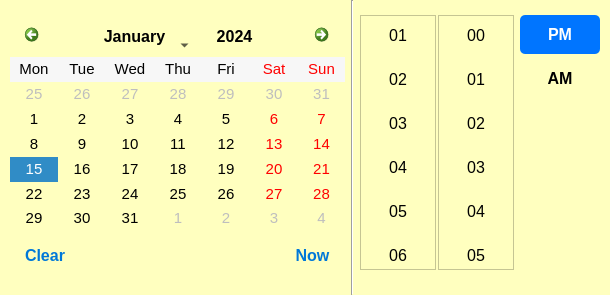
<?xml version="1.0" encoding="UTF-8"?>
<ui version="4.0">
 <class>Dialog</class>
 <widget class="QDialog" name="Dialog">
  <property name="geometry">
   <rect>
    <x>0</x>
    <y>0</y>
    <width>610</width>
    <height>295</height>
   </rect>
  </property>
  <property name="windowTitle">
   <string>Dialog</string>
  </property>
  <property name="styleSheet">
   <string notr="true">/* Common styles for various widgets 
  #################################################### */
QDialog, QCalendarWidget, QCalendarWidget QWidget, QListWidget {
	background-color: #ffffbf;
}

QPushButton {
    min-width: 30px;
    padding: 10px 25px;
    border-radius: 5px;
    font-size: 16px;
    font-weight: 500;
    margin-bottom: 5px;
}

QDialog {
	border-radius: 10px;
}

QListWidge t{
	border: none;
	min-width: 80px;
}

QListWidget::item {
	padding: 10px 25px;
	border-radius: 5px;
	font-size: 16px;
	font-weight: 500;
	margin-bottom: 5px;
}

/* Hover and selection styles 
  #################################################### */
QListWidget::item:hover {
    background-color: #b2d5ff;
	color: #000;
}

QPushButton:checked, QListWidget::item:selected {
    background-color: #0075ff;
	color: #fff;
}

/* style for top navigation area 
  #################################################### */ 
#qt_calendar_navigationbar {
	border-bottom: 0px;
	border-top-left-radius: 5px;
	border-top-right-radius: 5px;
}

/* style for month change buttons 
  #################################################### */
#qt_calendar_prevmonth, #qt_calendar_nextmonth {
	/* border delete */
    border: none;  
    /* delete default icons */
	qproperty-icon: none; 
    min-width: 25px;
    max-width: 25px;
    min-height: 25px;
    max-height: 25px;
    border-radius: 5px; 
	/* set background transparent */
    background-color: transparent; 
	padding: 5px;
}

#qt_calendar_prevmonth:hover, #qt_calendar_nextmonth:hover {
    background-color: #b2d5ff;
}

#qt_calendar_prevmonth:pressed, #qt_calendar_nextmonth:pressed {
    background-color: #0075ff;
}

/* style for pre month button 
  #################################################### */
#qt_calendar_prevmonth {
	/* set text for button */
	/*qproperty-text: &quot;&gt;&quot;;*/
	margin-left:5px;
	image: url(:/icons/arrow_up.svg);
}

/* style for next month button 
  #################################################### */
#qt_calendar_nextmonth {
	margin-right:5px;
	image: url(:/icons/arrow_down.svg);
    /* qproperty-text: &quot;&gt;&quot;; */
}


/* Style for month and yeat buttons #################################### */

#qt_calendar_yearbutton {
    color: #000;
	margin:5px;
    border-radius: 5px;
	font-size: 16px;
	padding:5px 15px;
}

 #qt_calendar_monthbutton {
	width: 110px;
    color: #000;
	margin:5px 0px;
    border-radius: 5px;
	padding:5px 0;
	font-size: 16px;
}

#qt_calendar_yearbutton:hover, 
#qt_calendar_monthbutton:hover {
    background-color: #b2d5ff;
}

#qt_calendar_yearbutton:pressed, 
#qt_calendar_monthbutton:pressed {
    background-color: rgba(235, 235, 235, 100);
}

/* Style for year input lineEdit 
  #################################################### */
#qt_calendar_yearedit {
    min-width: 60px;
    color: #000;
	font-size: 16px;
   margin:5px;
	padding: 0 5px;
}

/* Style for year change buttons 
  #################################################### */
#qt_calendar_yearedit::up-button { 
	image: url(:/icons/arrow-151-48.ico);
    subcontrol-position: right;
	height: 30px;
	width: 30px;

}

#qt_calendar_yearedit::down-button { 
	image: url(:/icons/arrow-213-48.ico);
    subcontrol-position: left; 
	height: 30px;
	width: 30px;
}

#qt_calendar_yearedit::down-button, 
#qt_calendar_yearedit::up-button {
	width:10px;
	padding: 0px 5px;
	border-radius:3px;
}

#qt_calendar_yearedit::down-button:hover, 
#qt_calendar_yearedit::up-button:hover {
	background-color: #55aaff;
}

/* Style for month select menu 
  #################################################### */
#calendarWidget QToolButton QMenu {
     background-color: #fff;
	border: 1px solid #f3f3f3;

}
#calendarWidget QToolButton QMenu::item {
	padding: 5px 20px;
	font-size: 14px;
}
 #calendarWidget QToolButton QMenu::item:selected:enabled {
    background-color: #55aaff;
}

#calendarWidget QToolButton::menu-indicator {
	/* Remove toolButton arrow */
      /*image: none; */
	nosubcontrol-origin: margin;
	subcontrol-position: right center;
	margin-top: 10px;
	width:20px;
}

/* Style for calendar table 
  #################################################### */
#qt_calendar_calendarview {
	/* Remove the selected dashed box */
    outline: 0px;
	border-top: 0px;
	border-bottom-left-radius: 5px;
	border-bottom-right-radius: 5px;
}

#qt_calendar_calendarview::item {
	 border-radius:5px;
	margin: 1px;	
}

#qt_calendar_calendarview::item:hover {
	background-color:#b2d5ff;
}

#qt_calendar_calendarview::item:selected {
    background-color: #0075ff; 
	color: #fff;
}

#clear_btn,
#now_btn {
	color: #0078d8;
	padding: 10px 15px;
}</string>
  </property>
  <layout class="QHBoxLayout" name="horizontalLayout_3">
   <property name="leftMargin">
    <number>10</number>
   </property>
   <property name="topMargin">
    <number>0</number>
   </property>
   <property name="rightMargin">
    <number>10</number>
   </property>
   <property name="bottomMargin">
    <number>0</number>
   </property>
   <item>
    <layout class="QVBoxLayout" name="verticalLayout">
     <property name="topMargin">
      <number>15</number>
     </property>
     <property name="bottomMargin">
      <number>15</number>
     </property>
     <item>
      <widget class="QCalendarWidget" name="calendarWidget">
       <property name="minimumSize">
        <size>
         <width>335</width>
         <height>0</height>
        </size>
       </property>
       <property name="maximumSize">
        <size>
         <width>335</width>
         <height>16777215</height>
        </size>
       </property>
       <property name="font">
        <font>
         <pointsize>11</pointsize>
        </font>
       </property>
       <property name="focusPolicy">
        <enum>Qt::NoFocus</enum>
       </property>
       <property name="gridVisible">
        <bool>false</bool>
       </property>
       <property name="horizontalHeaderFormat">
        <enum>QCalendarWidget::ShortDayNames</enum>
       </property>
       <property name="verticalHeaderFormat">
        <enum>QCalendarWidget::NoVerticalHeader</enum>
       </property>
       <property name="navigationBarVisible">
        <bool>true</bool>
       </property>
       <property name="dateEditEnabled">
        <bool>false</bool>
       </property>
      </widget>
     </item>
     <item>
      <layout class="QHBoxLayout" name="horizontalLayout_2">
       <item>
        <widget class="QPushButton" name="clear_btn">
         <property name="font">
          <font>
           <pointsize>-1</pointsize>
           <weight>62</weight>
           <bold>true</bold>
          </font>
         </property>
         <property name="focusPolicy">
          <enum>Qt::NoFocus</enum>
         </property>
         <property name="text">
          <string>Clear</string>
         </property>
        </widget>
       </item>
       <item>
        <spacer name="horizontalSpacer">
         <property name="orientation">
          <enum>Qt::Horizontal</enum>
         </property>
         <property name="sizeHint" stdset="0">
          <size>
           <width>40</width>
           <height>20</height>
          </size>
         </property>
        </spacer>
       </item>
       <item>
        <widget class="QPushButton" name="now_btn">
         <property name="focusPolicy">
          <enum>Qt::NoFocus</enum>
         </property>
         <property name="text">
          <string>Now</string>
         </property>
        </widget>
       </item>
      </layout>
     </item>
    </layout>
   </item>
   <item>
    <widget class="Line" name="line">
     <property name="orientation">
      <enum>Qt::Vertical</enum>
     </property>
    </widget>
   </item>
   <item>
    <layout class="QHBoxLayout" name="horizontalLayout">
     <property name="spacing">
      <number>2</number>
     </property>
     <property name="topMargin">
      <number>15</number>
     </property>
     <property name="bottomMargin">
      <number>25</number>
     </property>
     <item>
      <widget class="QListWidget" name="listWidget">
       <property name="minimumSize">
        <size>
         <width>0</width>
         <height>0</height>
        </size>
       </property>
       <property name="maximumSize">
        <size>
         <width>80</width>
         <height>16777215</height>
        </size>
       </property>
       <property name="font">
        <font>
         <pointsize>12</pointsize>
        </font>
       </property>
       <property name="focusPolicy">
        <enum>Qt::NoFocus</enum>
       </property>
       <property name="verticalScrollBarPolicy">
        <enum>Qt::ScrollBarAlwaysOff</enum>
       </property>
       <property name="horizontalScrollBarPolicy">
        <enum>Qt::ScrollBarAlwaysOff</enum>
       </property>
       <property name="autoScroll">
        <bool>true</bool>
       </property>
       <item>
        <property name="text">
         <string>01</string>
        </property>
        <property name="textAlignment">
         <set>AlignCenter</set>
        </property>
       </item>
       <item>
        <property name="text">
         <string>02</string>
        </property>
        <property name="textAlignment">
         <set>AlignCenter</set>
        </property>
       </item>
       <item>
        <property name="text">
         <string>03</string>
        </property>
        <property name="textAlignment">
         <set>AlignCenter</set>
        </property>
       </item>
       <item>
        <property name="text">
         <string>04</string>
        </property>
        <property name="textAlignment">
         <set>AlignCenter</set>
        </property>
       </item>
       <item>
        <property name="text">
         <string>05</string>
        </property>
        <property name="textAlignment">
         <set>AlignCenter</set>
        </property>
       </item>
       <item>
        <property name="text">
         <string>06</string>
        </property>
        <property name="textAlignment">
         <set>AlignCenter</set>
        </property>
       </item>
       <item>
        <property name="text">
         <string>07</string>
        </property>
        <property name="textAlignment">
         <set>AlignCenter</set>
        </property>
       </item>
       <item>
        <property name="text">
         <string>08</string>
        </property>
        <property name="textAlignment">
         <set>AlignCenter</set>
        </property>
       </item>
       <item>
        <property name="text">
         <string>09</string>
        </property>
        <property name="textAlignment">
         <set>AlignCenter</set>
        </property>
       </item>
       <item>
        <property name="text">
         <string>10</string>
        </property>
        <property name="textAlignment">
         <set>AlignCenter</set>
        </property>
       </item>
       <item>
        <property name="text">
         <string>11</string>
        </property>
        <property name="textAlignment">
         <set>AlignCenter</set>
        </property>
       </item>
       <item>
        <property name="text">
         <string>12</string>
        </property>
        <property name="textAlignment">
         <set>AlignCenter</set>
        </property>
       </item>
      </widget>
     </item>
     <item>
      <widget class="QListWidget" name="listWidget_2">
       <property name="minimumSize">
        <size>
         <width>0</width>
         <height>0</height>
        </size>
       </property>
       <property name="maximumSize">
        <size>
         <width>80</width>
         <height>16777215</height>
        </size>
       </property>
       <property name="font">
        <font>
         <pointsize>12</pointsize>
        </font>
       </property>
       <property name="focusPolicy">
        <enum>Qt::NoFocus</enum>
       </property>
       <property name="verticalScrollBarPolicy">
        <enum>Qt::ScrollBarAlwaysOff</enum>
       </property>
       <property name="horizontalScrollBarPolicy">
        <enum>Qt::ScrollBarAlwaysOff</enum>
       </property>
       <item>
        <property name="text">
         <string>00</string>
        </property>
        <property name="textAlignment">
         <set>AlignCenter</set>
        </property>
       </item>
       <item>
        <property name="text">
         <string>01</string>
        </property>
        <property name="textAlignment">
         <set>AlignCenter</set>
        </property>
       </item>
       <item>
        <property name="text">
         <string>02</string>
        </property>
        <property name="textAlignment">
         <set>AlignCenter</set>
        </property>
       </item>
       <item>
        <property name="text">
         <string>03</string>
        </property>
        <property name="textAlignment">
         <set>AlignCenter</set>
        </property>
       </item>
       <item>
        <property name="text">
         <string>04</string>
        </property>
        <property name="textAlignment">
         <set>AlignCenter</set>
        </property>
       </item>
       <item>
        <property name="text">
         <string>05</string>
        </property>
        <property name="textAlignment">
         <set>AlignCenter</set>
        </property>
       </item>
       <item>
        <property name="text">
         <string>06</string>
        </property>
        <property name="textAlignment">
         <set>AlignCenter</set>
        </property>
       </item>
       <item>
        <property name="text">
         <string>07</string>
        </property>
        <property name="textAlignment">
         <set>AlignCenter</set>
        </property>
       </item>
       <item>
        <property name="text">
         <string>08</string>
        </property>
        <property name="textAlignment">
         <set>AlignCenter</set>
        </property>
       </item>
       <item>
        <property name="text">
         <string>09</string>
        </property>
        <property name="textAlignment">
         <set>AlignCenter</set>
        </property>
       </item>
       <item>
        <property name="text">
         <string>10</string>
        </property>
        <property name="textAlignment">
         <set>AlignCenter</set>
        </property>
       </item>
       <item>
        <property name="text">
         <string>11</string>
        </property>
        <property name="textAlignment">
         <set>AlignCenter</set>
        </property>
       </item>
       <item>
        <property name="text">
         <string>12</string>
        </property>
        <property name="textAlignment">
         <set>AlignCenter</set>
        </property>
       </item>
       <item>
        <property name="text">
         <string>13</string>
        </property>
        <property name="textAlignment">
         <set>AlignCenter</set>
        </property>
       </item>
       <item>
        <property name="text">
         <string>14</string>
        </property>
        <property name="textAlignment">
         <set>AlignCenter</set>
        </property>
       </item>
       <item>
        <property name="text">
         <string>15</string>
        </property>
        <property name="textAlignment">
         <set>AlignCenter</set>
        </property>
       </item>
       <item>
        <property name="text">
         <string>16</string>
        </property>
        <property name="textAlignment">
         <set>AlignCenter</set>
        </property>
       </item>
       <item>
        <property name="text">
         <string>17</string>
        </property>
        <property name="textAlignment">
         <set>AlignCenter</set>
        </property>
       </item>
       <item>
        <property name="text">
         <string>18</string>
        </property>
        <property name="textAlignment">
         <set>AlignCenter</set>
        </property>
       </item>
       <item>
        <property name="text">
         <string>19</string>
        </property>
        <property name="textAlignment">
         <set>AlignCenter</set>
        </property>
       </item>
       <item>
        <property name="text">
         <string>20</string>
        </property>
        <property name="textAlignment">
         <set>AlignCenter</set>
        </property>
       </item>
       <item>
        <property name="text">
         <string>21</string>
        </property>
        <property name="textAlignment">
         <set>AlignCenter</set>
        </property>
       </item>
       <item>
        <property name="text">
         <string>22</string>
        </property>
        <property name="textAlignment">
         <set>AlignCenter</set>
        </property>
       </item>
       <item>
        <property name="text">
         <string>23</string>
        </property>
        <property name="textAlignment">
         <set>AlignCenter</set>
        </property>
       </item>
       <item>
        <property name="text">
         <string>24</string>
        </property>
        <property name="textAlignment">
         <set>AlignCenter</set>
        </property>
       </item>
       <item>
        <property name="text">
         <string>25</string>
        </property>
        <property name="textAlignment">
         <set>AlignCenter</set>
        </property>
       </item>
       <item>
        <property name="text">
         <string>25</string>
        </property>
        <property name="textAlignment">
         <set>AlignCenter</set>
        </property>
       </item>
       <item>
        <property name="text">
         <string>27</string>
        </property>
        <property name="textAlignment">
         <set>AlignCenter</set>
        </property>
       </item>
       <item>
        <property name="text">
         <string>28</string>
        </property>
        <property name="textAlignment">
         <set>AlignCenter</set>
        </property>
       </item>
       <item>
        <property name="text">
         <string>29</string>
        </property>
        <property name="textAlignment">
         <set>AlignCenter</set>
        </property>
       </item>
       <item>
        <property name="text">
         <string>30</string>
        </property>
        <property name="textAlignment">
         <set>AlignCenter</set>
        </property>
       </item>
       <item>
        <property name="text">
         <string>31</string>
        </property>
        <property name="textAlignment">
         <set>AlignCenter</set>
        </property>
       </item>
       <item>
        <property name="text">
         <string>32</string>
        </property>
        <property name="textAlignment">
         <set>AlignCenter</set>
        </property>
       </item>
       <item>
        <property name="text">
         <string>33</string>
        </property>
        <property name="textAlignment">
         <set>AlignCenter</set>
        </property>
       </item>
       <item>
        <property name="text">
         <string>34</string>
        </property>
        <property name="textAlignment">
         <set>AlignCenter</set>
        </property>
       </item>
       <item>
        <property name="text">
         <string>35</string>
        </property>
        <property name="textAlignment">
         <set>AlignCenter</set>
        </property>
       </item>
       <item>
        <property name="text">
         <string>36</string>
        </property>
        <property name="textAlignment">
         <set>AlignCenter</set>
        </property>
       </item>
       <item>
        <property name="text">
         <string>37</string>
        </property>
        <property name="textAlignment">
         <set>AlignCenter</set>
        </property>
       </item>
       <item>
        <property name="text">
         <string>38</string>
        </property>
        <property name="textAlignment">
         <set>AlignCenter</set>
        </property>
       </item>
       <item>
        <property name="text">
         <string>39</string>
        </property>
        <property name="textAlignment">
         <set>AlignCenter</set>
        </property>
       </item>
       <item>
        <property name="text">
         <string>40</string>
        </property>
        <property name="textAlignment">
         <set>AlignCenter</set>
        </property>
       </item>
       <item>
        <property name="text">
         <string>41</string>
        </property>
        <property name="textAlignment">
         <set>AlignCenter</set>
        </property>
       </item>
       <item>
        <property name="text">
         <string>42</string>
        </property>
        <property name="textAlignment">
         <set>AlignCenter</set>
        </property>
       </item>
       <item>
        <property name="text">
         <string>43</string>
        </property>
        <property name="textAlignment">
         <set>AlignCenter</set>
        </property>
       </item>
       <item>
        <property name="text">
         <string>44</string>
        </property>
        <property name="textAlignment">
         <set>AlignCenter</set>
        </property>
       </item>
       <item>
        <property name="text">
         <string>45</string>
        </property>
        <property name="textAlignment">
         <set>AlignCenter</set>
        </property>
       </item>
       <item>
        <property name="text">
         <string>46</string>
        </property>
        <property name="textAlignment">
         <set>AlignCenter</set>
        </property>
       </item>
       <item>
        <property name="text">
         <string>47</string>
        </property>
        <property name="textAlignment">
         <set>AlignCenter</set>
        </property>
       </item>
       <item>
        <property name="text">
         <string>48</string>
        </property>
        <property name="textAlignment">
         <set>AlignCenter</set>
        </property>
       </item>
       <item>
        <property name="text">
         <string>49</string>
        </property>
        <property name="textAlignment">
         <set>AlignCenter</set>
        </property>
       </item>
       <item>
        <property name="text">
         <string>50</string>
        </property>
        <property name="textAlignment">
         <set>AlignCenter</set>
        </property>
       </item>
       <item>
        <property name="text">
         <string>51</string>
        </property>
        <property name="textAlignment">
         <set>AlignCenter</set>
        </property>
       </item>
       <item>
        <property name="text">
         <string>52</string>
        </property>
        <property name="textAlignment">
         <set>AlignCenter</set>
        </property>
       </item>
       <item>
        <property name="text">
         <string>53</string>
        </property>
        <property name="textAlignment">
         <set>AlignCenter</set>
        </property>
       </item>
       <item>
        <property name="text">
         <string>54</string>
        </property>
        <property name="textAlignment">
         <set>AlignCenter</set>
        </property>
       </item>
       <item>
        <property name="text">
         <string>55</string>
        </property>
        <property name="textAlignment">
         <set>AlignCenter</set>
        </property>
       </item>
       <item>
        <property name="text">
         <string>56</string>
        </property>
        <property name="textAlignment">
         <set>AlignCenter</set>
        </property>
       </item>
       <item>
        <property name="text">
         <string>57</string>
        </property>
        <property name="textAlignment">
         <set>AlignCenter</set>
        </property>
       </item>
       <item>
        <property name="text">
         <string>58</string>
        </property>
        <property name="textAlignment">
         <set>AlignCenter</set>
        </property>
       </item>
       <item>
        <property name="text">
         <string>59</string>
        </property>
        <property name="textAlignment">
         <set>AlignCenter</set>
        </property>
       </item>
      </widget>
     </item>
    </layout>
   </item>
   <item>
    <layout class="QVBoxLayout" name="verticalLayout_2">
     <property name="spacing">
      <number>0</number>
     </property>
     <property name="topMargin">
      <number>15</number>
     </property>
     <property name="bottomMargin">
      <number>15</number>
     </property>
     <item>
      <widget class="QPushButton" name="pm_btn">
       <property name="focusPolicy">
        <enum>Qt::NoFocus</enum>
       </property>
       <property name="text">
        <string>PM</string>
       </property>
       <property name="checkable">
        <bool>true</bool>
       </property>
       <property name="checked">
        <bool>true</bool>
       </property>
      </widget>
     </item>
     <item>
      <widget class="QPushButton" name="am_btn">
       <property name="focusPolicy">
        <enum>Qt::NoFocus</enum>
       </property>
       <property name="text">
        <string>AM</string>
       </property>
       <property name="checkable">
        <bool>true</bool>
       </property>
      </widget>
     </item>
     <item>
      <spacer name="verticalSpacer">
       <property name="orientation">
        <enum>Qt::Vertical</enum>
       </property>
       <property name="sizeHint" stdset="0">
        <size>
         <width>20</width>
         <height>40</height>
        </size>
       </property>
      </spacer>
     </item>
    </layout>
   </item>
  </layout>
 </widget>
 <resources>
  <include location="resource.qrc"/>
 </resources>
 <connections/>
</ui>
